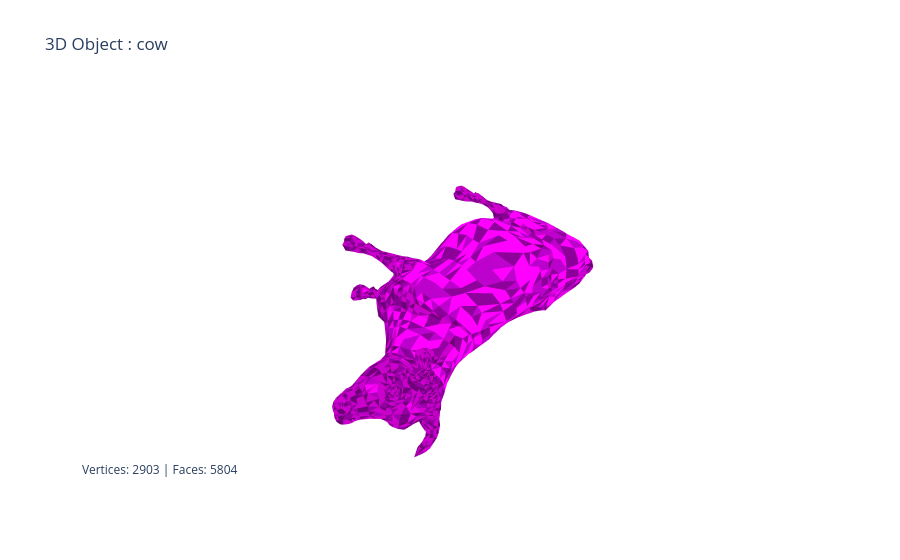
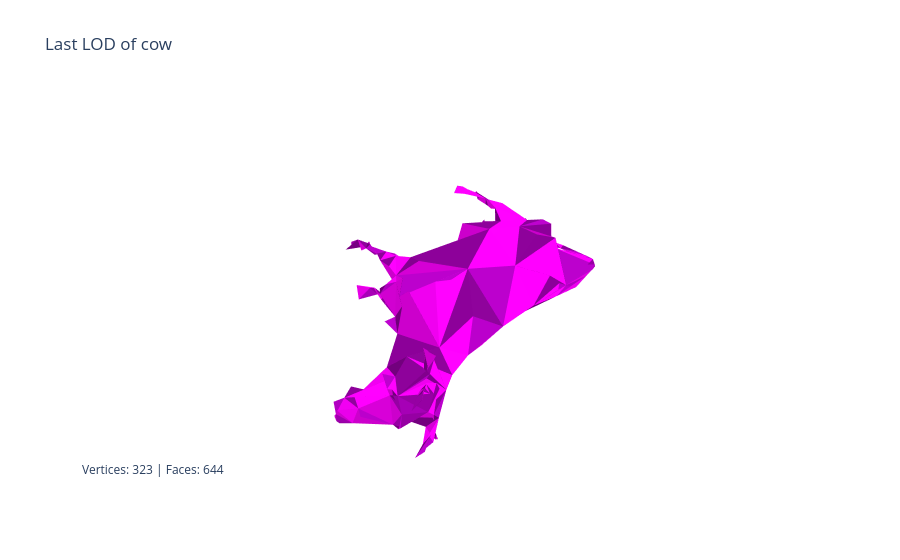
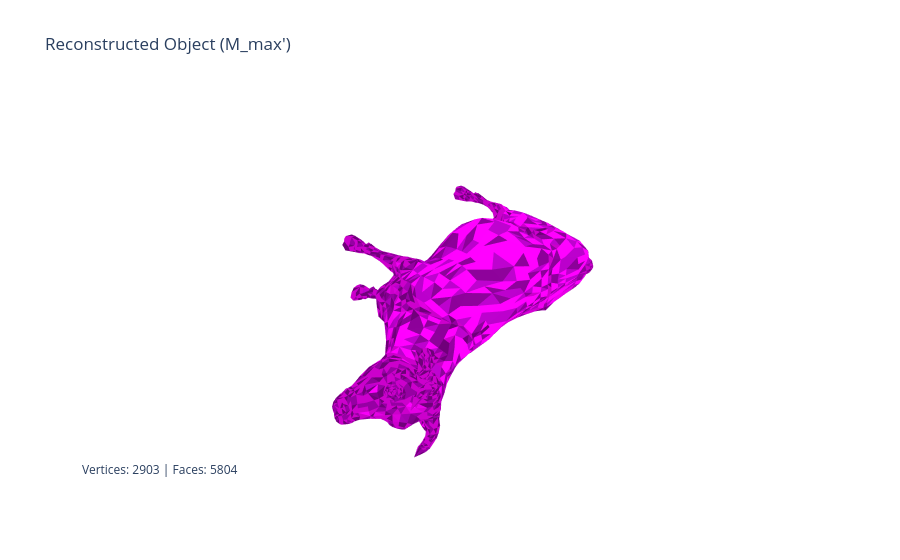

The notebook cell saved with these charts, in order:
### Markdown cell above
## Loading model

### Code cell
from MeshObjects import * 
from obja.obja import Output 
import os 

# Parramètres 
obj_name = "cow" 
color = "#EA00FF"
compression_ratio = 0.2
nombre_steps = 20

# Paths
model_path = f"models/{obj_name}.obj"
export_dir = f"./export/{obj_name}"
os.makedirs(export_dir, exist_ok=True)
obja_path = f"{export_dir}/{obj_name}_{nombre_steps}.obja"

# Retirer tout les .obj dans export_dir
for file in os.listdir(export_dir):
    if file.endswith(".obj"):
        os.remove(os.path.join(export_dir, file))

# Model Ref = M_max = M_n 
with open(model_path, 'r') as f: 
    objref = Object3D(f, obj_name) 
objref.Show(color) 
LODs = AObject3D(objref, obj_name) # M_max 

# Model compression to M_0 
LODs.compress(compression_ratio, nombre_steps)
LODs.show_last_lod(color) 

# Model decompression to M_max'
output = Output(open(obja_path, "w"))
M_max_prime = LODs.decompress(out = output) 
M_max_prime.Show(color, "Reconstructed Object (M_max')")

### Figure 1 — Plotly figure (JSON) as saved in the notebook; plotly's stock layout.template omitted (floating-point values rounded to 4 significant figures; data arrays with more than 128 entries replaced by an {"elided": "..."} marker saying what was removed)
{"data": [{"facecolor": {"elided": "5804 str values"}, "flatshading": true, "i": {"elided": "5804 int values"}, "j": {"elided": "5804 int values"}, "k": {"elided": "5804 int values"}, "opacity": 1, "type": "mesh3d", "x": {"elided": "2903 float values"}, "y": {"elided": "2903 float values"}, "z": {"elided": "2903 float values"}}], "layout": {"annotations": [{"showarrow": false, "text": "Vertices: 2903 | Faces: 5804", "x": 0, "xref": "paper", "y": 0, "yref": "paper"}], "scene": {"xaxis": {"visible": false}, "yaxis": {"visible": false}, "zaxis": {"visible": false}}, "title": {"text": "3D Object : cow"}}}

### Figure 2 — Plotly figure (JSON) as saved in the notebook; plotly's stock layout.template omitted (floating-point values rounded to 4 significant figures; data arrays with more than 128 entries replaced by an {"elided": "..."} marker saying what was removed)
{"data": [{"facecolor": {"elided": "644 str values"}, "flatshading": true, "i": {"elided": "644 int values"}, "j": {"elided": "644 int values"}, "k": {"elided": "644 int values"}, "opacity": 1, "type": "mesh3d", "x": {"elided": "323 float values"}, "y": {"elided": "323 float values"}, "z": {"elided": "323 float values"}}], "layout": {"annotations": [{"showarrow": false, "text": "Vertices: 323 | Faces: 644", "x": 0, "xref": "paper", "y": 0, "yref": "paper"}], "scene": {"xaxis": {"visible": false}, "yaxis": {"visible": false}, "zaxis": {"visible": false}}, "title": {"text": "Last LOD of cow"}}}

### Figure 3 — Plotly figure (JSON) as saved in the notebook; plotly's stock layout.template omitted (floating-point values rounded to 4 significant figures; data arrays with more than 128 entries replaced by an {"elided": "..."} marker saying what was removed)
{"data": [{"facecolor": {"elided": "5804 str values"}, "flatshading": true, "i": {"elided": "5804 int values"}, "j": {"elided": "5804 int values"}, "k": {"elided": "5804 int values"}, "opacity": 1, "type": "mesh3d", "x": {"elided": "2903 float values"}, "y": {"elided": "2903 float values"}, "z": {"elided": "2903 float values"}}], "layout": {"annotations": [{"showarrow": false, "text": "Vertices: 2903 | Faces: 5804", "x": 0, "xref": "paper", "y": 0, "yref": "paper"}], "scene": {"xaxis": {"visible": false}, "yaxis": {"visible": false}, "zaxis": {"visible": false}}, "title": {"text": "Reconstructed Object (M_max')"}}}
